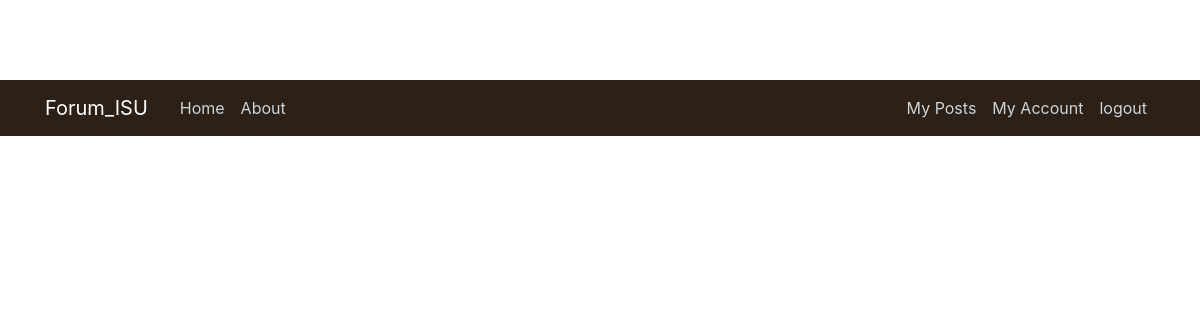
/my_posts (signed in), run on an earlier commit of the app's database.
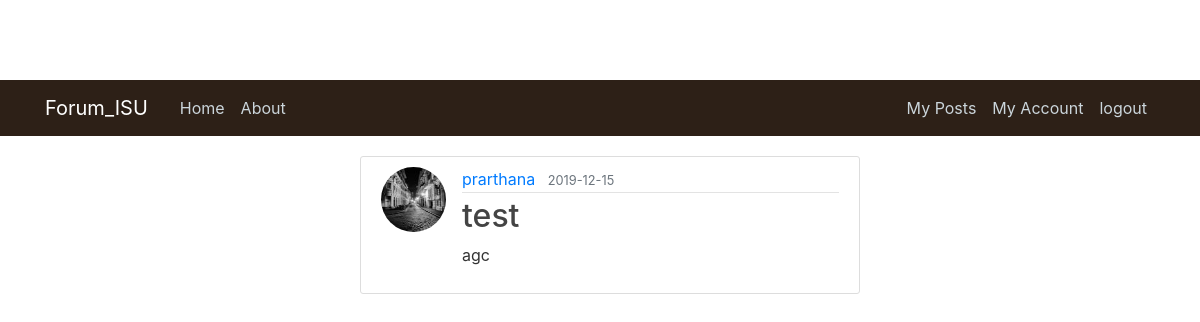
And on a later commit of the database.
### forum_isu/models.py (models this page shows, shortened)
class Post(db.Model):
    id = db.Column(db.Integer, primary_key=True)
    title = db.Column(db.String(100), nullable=False)
    date_posted = db.Column(db.DateTime, nullable=False, default=datetime.utcnow)
    content = db.Column(db.Text, nullable=False)
    picture = db.Column(db.String(20), nullable=False, default='default.jpg')
    user_id = db.Column(db.Integer, db.ForeignKey('user.id'), nullable=False)
    comments = db.relationship('Comment', backref='article', lazy=True)

class User(db.Model, UserMixin):
    id         = db.Column(db.Integer, primary_key=True)
    username   = db.Column(db.String(20), unique=True, nullable=False)
    email      = db.Column(db.String(120), unique=True, nullable=False)
    image_file = db.Column(db.String(20), nullable=False, default='default.jpg')
    password   = db.Column(db.String(60), nullable=False)
    posts       = db.relationship('Post', backref='author', lazy=True)

### forum_isu/routes.py (the view)
@app.route('/my_posts', methods=['GET', 'POST'])
@login_required
def my_posts():
    posts= Post.query.filter_by(user_id=current_user.id)#.first()
    return render_template ('my_posts.html', title = "my_posts", posts=posts)

### forum_isu/models.py (called while the page is built)
@login_manager.user_loader
def load_user(user_id):
    return User.query.get(int(user_id))

### forum_isu/templates/my_posts.html
{% extends "layout.html" %}
{% block content %}
{% for post in posts %}
        <article class="media content-section">
          <img class="rounded-circle article-img" src="{{ url_for('static', filename='profile_pics/' + post.author.image_file) }}">
          <div class="media-body">
            <div class="article-metadata">
              <a class="mr-2" href="#">{{ post.author.username }}</a>
              <small class="text-muted">{{ post.date_posted.strftime('%Y-%m-%d') }}</small>
            </div>
            <h2><a class="article-title" href="{{ url_for('post', post_id=post.id) }}">{{ post.title }}</a></h2>
            <p class="article-content">{{ post.content }}</p>
          </div>
        </article>
    {% endfor %}
{% endblock content %}

What changed in the data, as far as the page shows it:
added Post: image_file (picture), author.username "prarthana", date_posted "2019-12-15", title "test", content "agc"
